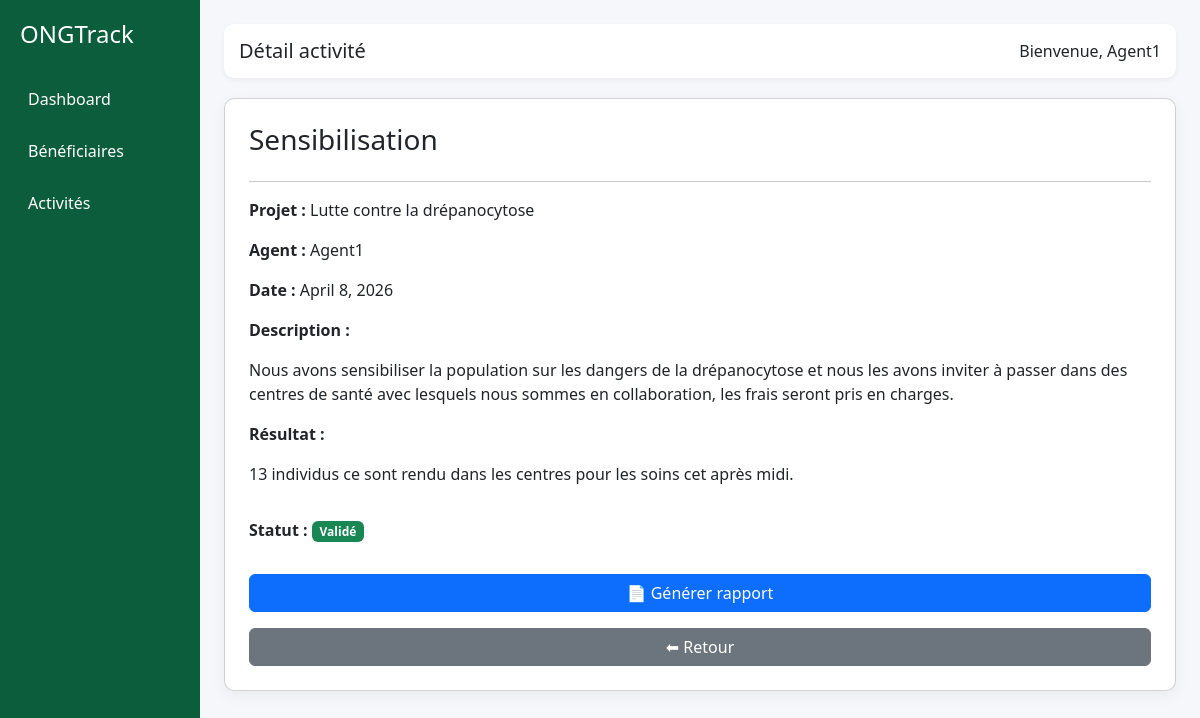
Page /projects/activities/1/ (signed in) on the committed database.
### projects/models.py (models this page shows, shortened)
class Activity(models.Model):
    TYPE_CHOICES = [
        ('distribution', 'Distribution'),
        ('formation', 'Formation'),
        ('sensibilisation', 'Sensibilisation'),
        ('visite', 'Visite terrain'),
    ]
    STATUS_CHOICES = [
        ('en_attente', 'En attente'),
        ('valide', 'Validé'),
        ('rejete', 'Rejeté'),
    ]
    project = models.ForeignKey(Project, on_delete=models.CASCADE, related_name='activities')
    agent = models.ForeignKey(User, on_delete=models.CASCADE)
    type = models.CharField(max_length=50, choices=TYPE_CHOICES)
    description = models.TextField()
    result = models.TextField(blank=True, null=True)
    status = models.CharField(
        max_length=20,
        choices=STATUS_CHOICES,
        default='en_attente'
    )
    date = models.DateField(auto_now_add=True)
    created_at = models.DateTimeField(auto_now_add=True)

class Project(models.Model):
    STATUS_CHOICES = [
        ('actif', 'Actif'),
        ('en_cours', 'En cours'),
        ('termine', 'Terminé'),
    ]
    CATEGORY_CHOICES = [
        ('education', 'Éducation'),
        ('sante', 'Santé'),
        ('eau', 'Eau & Assainissement'),
        ('nutrition', 'Nutrition'),
    ]
    name = models.CharField(max_length=200)
    description = models.TextField(default="Description du projet")
    region = models.CharField(max_length=100, default="Lomé")
    category = models.CharField(max_length=50, choices=CATEGORY_CHOICES, default='education')
    start_date = models.DateField(default="2024-01-01")
    end_date = models.DateField(default="2024-12-31")
    budget = models.FloatField(default=0)
    progress = models.IntegerField(default=0)
    status = models.CharField(max_length=20, choices=STATUS_CHOICES, default='en_cours')
    assigned_agents = models.ManyToManyField(User, blank=True, related_name='assigned_projects')
    created_at = models.DateTimeField(auto_now_add=True)
    updated_at = models.DateTimeField(auto_now=True)

### projects/views.py (the view)
# urls.py: path('activities/<int:id>/', activity_detail, name='activity_detail'),
@login_required
def activity_detail(request, id):
    activity = get_object_or_404(Activity, id=id)
    if not request.user.is_superuser:
        if activity.project not in Project.objects.filter(assigned_agents=request.user):
            return redirect('activity_list')
    return render(request, 'activities/activity_detail.html', {
        'activity': activity
    })

### templates/activities/activity_detail.html (shortened to what this page needs)
{% extends 'base.html' %}
{% block title %}Détail activité{% endblock %}
{% block content %}
<div class="card p-4">
    <h3>{{ activity.get_type_display }}</h3>
    <hr>
    <p><strong>Projet :</strong> {{ activity.project.name }}</p>
    <p><strong>Agent :</strong> {{ activity.agent.username }}</p>
    <p><strong>Date :</strong> {{ activity.date }}</p>
    <p><strong>Description :</strong></p>
    <p>{{ activity.description }}</p>
    {% if activity.result %}
        <p><strong>Résultat :</strong></p>
        <p>{{ activity.result }}</p>
    {% endif %}
    <p class="mt-3"><strong>Statut :</strong>
        {% if activity.status == "valide" %}
            <span class="badge bg-success">Validé</span>
        {% elif activity.status == "rejete" %}
            <span class="badge bg-danger">Rejeté</span>
        {% else %}
            <span class="badge bg-warning">En attente</span>
        {% endif %}
    </p>
    {% if activity.status == "valide" and activity.result %}
        <a href="{% url 'create_report' %}?activity={{ activity.id }}"
           class="btn btn-primary mt-3">
           📄 Générer rapport
        </a>
    {% endif %}
    <a href="{% url 'activity_list' %}" class="btn btn-secondary mt-3">
        ⬅ Retour
    </a>
</div>
{% endblock %}

### templates/base.html (shortened to what this page needs)
{% load static %}
<!DOCTYPE html>
<html>
<head>
    <link href="https://cdn.jsdelivr.net/npm/bootstrap@5.3.0/dist/css/bootstrap.min.css" rel="stylesheet">
</head>
<body>
<div class="container-fluid">
    <div class="row">
        <div class="col-md-2 sidebar">
            <h4>ONGTrack</h4>
            <a href="{% url 'redirect_dashboard' %}">Dashboard</a>
            <a href="{% url 'beneficiary_list' %}">Bénéficiaires</a>
            <a href="{% url 'activity_list' %}">Activités</a>
        </div>
        <div class="col-md-10 p-4">
            <div class="header d-flex justify-content-between align-items-center">
                <h5 class="mb-0">{% block title %}{% endblock %}</h5>
                <span>Bienvenue, {{ user.username }}</span>
            </div>
            {% block content %}
            {% endblock %}
        </div>
    </div>
</div>
</body>
</html>

### templates/base.html (style rules this page uses)
body { background-color: #f5f7fa; font-family: 'Segoe UI', sans-serif; }
.sidebar { height: 100vh; background-color: #0b5d3b; color: white; padding: 20px; }
.sidebar h4 { margin-bottom: 30px; }
.sidebar a { color: white; display: block; margin: 12px 0; padding: 8px; border-radius: 6px; text-decoration: none; transition: 0.2s; }
.header { background: white; padding: 15px; border-radius: 10px; margin-bottom: 20px; box-shadow: 0px 2px 5px rgba(0,0,0,0.05); }
.card { border-radius: 10px; box-shadow: 0px 5px 15px rgba(0,0,0,0.05); }

### rows in the picture
Activity: type "Sensibilisation", project.name "Lutte contre la drépanocytose", agent.username "Agent1", date "April 8, 2026", description "Nous avons sensibiliser la population sur les dangers de la drépanocytose et nous les avons inviter à passer dans des centres de santé avec lesquels nous sommes en collaboration, les frais seront pris en charges.", result "13 individus ce sont rendu dans les centres pour les soins cet après midi."

### other values in the picture
{{ user.username }} "Agent1"
